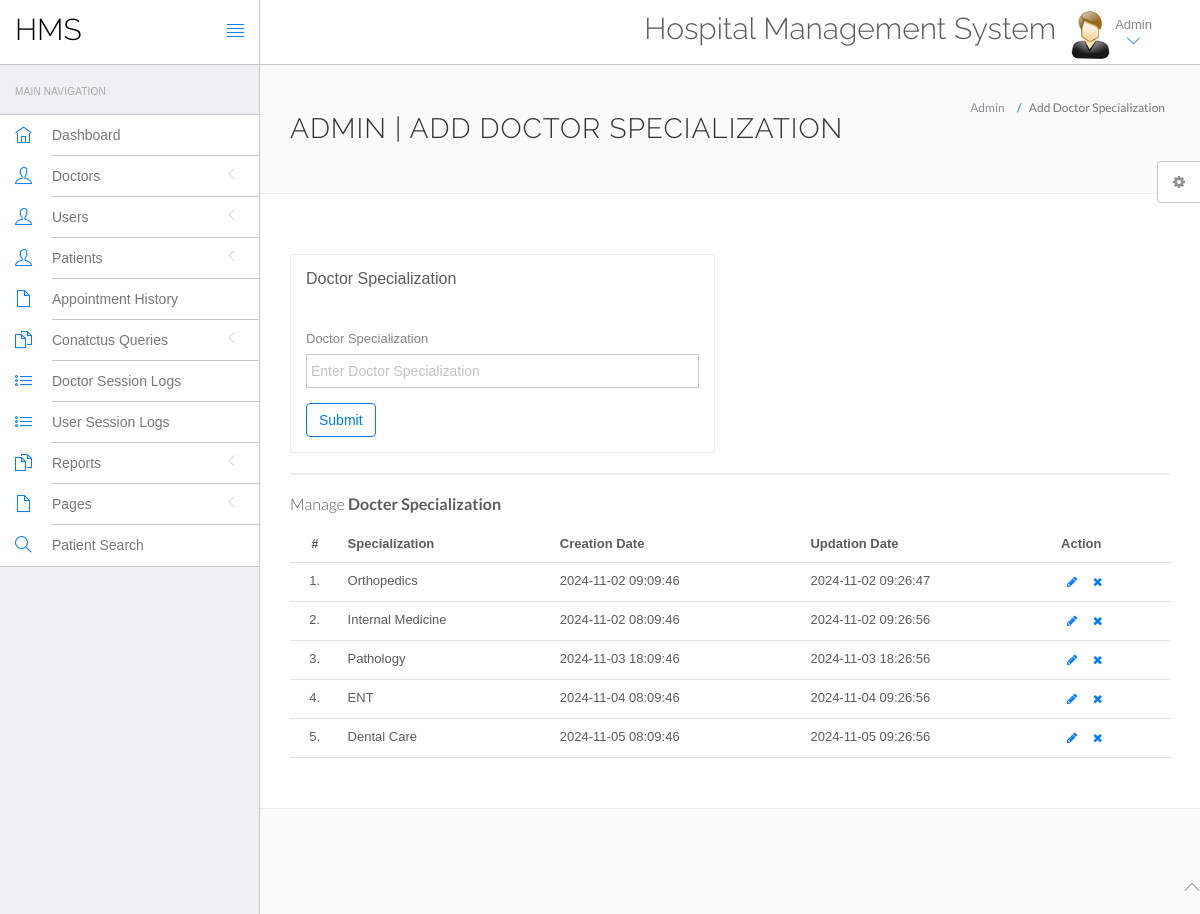
Screenshot of /hospital/hms/admin/doctor-specilization.php (signed in) with the database file from the repository.
### tables this page shows
CREATE TABLE `doctorspecilization` (
  `id` int(11) NOT NULL,
  `specilization` varchar(255) DEFAULT NULL,
  `creationDate` timestamp NULL DEFAULT current_timestamp(),
  `updationDate` timestamp NULL DEFAULT NULL ON UPDATE current_timestamp()
);

### hospital/hms/admin/doctor-specilization.php (the view, shortened to what this page needs)
<?php
include('include/config.php');
if(strlen($_SESSION['id']==0)) {
 header('location:logout.php');
  } else{
?>
<!DOCTYPE html>
<html lang="en">
	<head>
		<link rel="stylesheet" href="vendor/bootstrap/css/bootstrap.min.css">
		<link rel="stylesheet" href="vendor/fontawesome/css/font-awesome.min.css">
		<link rel="stylesheet" href="vendor/themify-icons/themify-icons.min.css">
		<link href="vendor/animate.css/animate.min.css" rel="stylesheet" media="screen">
		<link href="vendor/perfect-scrollbar/perfect-scrollbar.min.css" rel="stylesheet" media="screen">
		<link href="vendor/switchery/switchery.min.css" rel="stylesheet" media="screen">
		<link href="vendor/bootstrap-touchspin/jquery.bootstrap-touchspin.min.css" rel="stylesheet" media="screen">
		<link href="vendor/select2/select2.min.css" rel="stylesheet" media="screen">
		<link href="vendor/bootstrap-datepicker/bootstrap-datepicker3.standalone.min.css" rel="stylesheet" media="screen">
		<link href="vendor/bootstrap-timepicker/bootstrap-timepicker.min.css" rel="stylesheet" media="screen">
		<link rel="stylesheet" href="assets/css/styles.css">
		<link rel="stylesheet" href="assets/css/plugins.css">
		<link rel="stylesheet" href="assets/css/themes/theme-1.css" id="skin_color" />
	</head>
	<body>
		<div id="app">
<?php include('include/sidebar.php');?>
			<div class="app-content">
						<?php include('include/header.php');?>
				<div class="main-content" >
					<div class="wrap-content container" id="container">
						<section id="page-title">
							<div class="row">
								<div class="col-sm-8">
									<h1 class="mainTitle">Admin | Add Doctor Specialization</h1>
																	</div>
								<ol class="breadcrumb">
									<li>
										<span>Admin</span>
									</li>
									<li class="active">
										<span>Add Doctor Specialization</span>
									</li>
								</ol>
							</div>
						</section>
						<div class="container-fluid container-fullw bg-white">
							<div class="row">
								<div class="col-md-12">
									<div class="row margin-top-30">
										<div class="col-lg-6 col-md-12">
											<div class="panel panel-white">
												<div class="panel-heading">
													<h5 class="panel-title">Doctor Specialization</h5>
												</div>
												<div class="panel-body">
													<form role="form" name="dcotorspcl" method="post" >
														<div class="form-group">
															<label for="exampleInputEmail1">
																Doctor Specialization
															</label>
							<input type="text" name="doctorspecilization" class="form-control"  placeholder="Enter Doctor Specialization">
														</div>
														<button type="submit" name="submit" class="btn btn-o btn-primary">
															Submit
														</button>
													</form>
												</div>
											</div>
										</div>
											</div>
										</div>
									<div class="col-lg-12 col-md-12">
											<div class="panel panel-white">
											</div>
										</div>
									</div>
									<div class="row">
								<div class="col-md-12">
									<h5 class="over-title margin-bottom-15">Manage <span class="text-bold">Docter Specialization</span></h5>
									<table class="table table-hover" id="sample-table-1">
										<thead>
											<tr>
												<th class="center">#</th>
												<th>Specialization</th>
												<th class="hidden-xs">Creation Date</th>
												<th>Updation Date</th>
												<th>Action</th>
											</tr>
										</thead>
										<tbody>
<?php
$sql=mysqli_query($con,"select * from doctorSpecilization");
$cnt=1;
while($row=mysqli_fetch_array($sql))
{
?>
											<tr>
												<td class="center"><?php echo $cnt;?>.</td>
												<td class="hidden-xs"><?php echo $row['specilization'];?></td>
												<td><?php echo $row['creationDate'];?></td>
												<td><?php echo $row['updationDate'];?>
												</td>
												<td >
												<div class="visible-md visible-lg hidden-sm hidden-xs">
							<a href="edit-doctor-specialization.php?id=<?php echo $row['id'];?>" class="btn btn-transparent btn-xs" tooltip-placement="top" tooltip="Edit"><i class="fa fa-pencil"></i></a>
	<a href="doctor-specilization.php?id=<?php echo $row['id']?>&del=delete" onClick="return confirm('Are you sure you want to delete?')"class="btn btn-transparent btn-xs tooltips" tooltip-placement="top" tooltip="Remove"><i class="fa fa-times fa fa-white"></i></a>
												</div>
												</td>
											</tr>
											<?php
$cnt=$cnt+1;
											 }?>
										</tbody>
									</table>
								</div>
							</div>
								</div>
							</div>
						</div>
					</div>
				</div>
	<?php include('include/footer.php');?>
	<?php include('include/setting.php');?>
	</body>
</html>
<?php } ?>

### hospital/hms/admin/include/sidebar.php (shortened to what this page needs)
<div class="sidebar app-aside" id="sidebar">
				<div class="sidebar-container perfect-scrollbar">
<nav>
						<div class="navbar-title">
							<span>Main Navigation</span>
						</div>
						<ul class="main-navigation-menu">
							<li>
								<a href="dashboard.php">
									<div class="item-content">
										<div class="item-media">
											<i class="ti-home"></i>
										</div>
										<div class="item-inner">
											<span class="title"> Dashboard </span>
										</div>
									</div>
								</a>
							</li>
							<li>
								<a href="javascript:void(0)">
									<div class="item-content">
										<div class="item-media">
											<i class="ti-user"></i>
										</div>
										<div class="item-inner">
											<span class="title"> Doctors </span><i class="icon-arrow"></i>
										</div>
									</div>
								</a>
								</li>
				<li>
								<a href="javascript:void(0)">
									<div class="item-content">
										<div class="item-media">
											<i class="ti-user"></i>
										</div>
										<div class="item-inner">
											<span class="title"> Users </span><i class="icon-arrow"></i>
										</div>
									</div>
								</a>
								</li>
								<li>
								<a href="javascript:void(0)">
									<div class="item-content">
										<div class="item-media">
											<i class="ti-user"></i>
										</div>
										<div class="item-inner">
											<span class="title"> Patients </span><i class="icon-arrow"></i>
										</div>
									</div>
								</a>
								</li>
<li>
								<a href="appointment-history.php">
									<div class="item-content">
										<div class="item-media">
											<i class="ti-file"></i>
										</div>
										<div class="item-inner">
											<span class="title"> Appointment History </span>
										</div>
									</div>
								</a>
							</li>
				<li>
								<a href="javascript:void(0)">
									<div class="item-content">
										<div class="item-media">
											<i class="ti-files"></i>
										</div>
										<div class="item-inner">
											<span class="title"> Conatctus Queries </span><i class="icon-arrow"></i>
										</div>
									</div>
								</a>
								</li>
	<li>
								<a href="doctor-logs.php">
									<div class="item-content">
										<div class="item-media">
											<i class="ti-list"></i>
										</div>
										<div class="item-inner">
											<span class="title"> Doctor Session Logs </span>
										</div>
									</div>
								</a>
							</li>
							<li>
								<a href="user-logs.php">
									<div class="item-content">
										<div class="item-media">
											<i class="ti-list"></i>
										</div>
										<div class="item-inner">
											<span class="title"> User Session Logs </span>
										</div>
									</div>
								</a>
							</li>
				<li>
								<a href="javascript:void(0)">
									<div class="item-content">
										<div class="item-media">
											<i class="ti-files"></i>
										</div>
										<div class="item-inner">
											<span class="title"> Reports </span><i class="icon-arrow"></i>
										</div>
									</div>
								</a>
							</li>
				<li>
								<a href="javascript:void(0)">
									<div class="item-content">
										<div class="item-media">
											<i class="ti-file"></i>
										</div>
										<div class="item-inner">
											<span class="title"> Pages </span><i class="icon-arrow"></i>
										</div>
									</div>
								</a>
							</li>
								<li>
								<a href="patient-search.php">
									<div class="item-content">
										<div class="item-media">
											<i class="ti-search"></i>
										</div>
										<div class="item-inner">
											<span class="title"> Patient Search </span>
										</div>
									</div>
								</a>
							</li>
						</ul>
					</nav>
					</div>
			</div>

### hospital/hms/admin/include/header.php (shortened to what this page needs)
<header class="navbar navbar-default navbar-static-top">
					<div class="navbar-header">
						<a class="navbar-brand" href="#">
							<h2 style="padding-top:20%; color:#000 ">HMS</h2>
						</a>
						<a href="#" class="sidebar-toggler pull-right visible-md visible-lg" data-toggle-class="app-sidebar-closed" data-toggle-target="#app">
							<i class="ti-align-justify"></i>
						</a>
					</div>
					<div class="navbar-collapse collapse">
						<ul class="nav navbar-right">
								<li  style="padding-top:2% ">
								<h2>Hospital Management System</h2>
							</li>
							<li class="dropdown current-user">
								<a href class="dropdown-toggle" data-toggle="dropdown">
									<img src="assets/images/images.jpg" > <span class="username">
			Admin
									<i class="ti-angle-down"></i></i></span>
								</a>
							</li>
						</ul>
					</div>
				</header>

### hospital/hms/admin/include/footer.php
<footer>
				<div class="footer-inner">
					<div class="pull-left">
					<span class="text-bold text-uppercase"> Hospital Management System</span>
					</div>
					<div class="pull-right">
						<span class="go-top"><i class="ti-angle-up"></i></span>
					</div>
				</div>
			</footer>

### hospital/hms/admin/include/setting.php (shortened to what this page needs)
<div class="settings panel panel-default hidden-xs hidden-sm" id="settings">
				<button ct-toggle="toggle" data-toggle-class="active" data-toggle-target="#settings" class="btn btn-default">
					<i class="fa fa-spin fa-gear"></i>
				</button>
			</div>

### hospital/hms/admin/assets/css/plugins.css (style rules this page uses)
.perfect-scrollbar { overflow-y: hidden !important; }

### hospital/hms/admin/assets/css/themes/theme-1.css (style rules this page uses)
body { background: #FAFAFA; }
header .navbar-header { background: #ffffff !important; border-right-color: #c8c7cc !important; border-bottom-color: #c8c7cc !important; }
header .navbar-header .sidebar-toggler, header .navbar-header .sidebar-mobile-toggler { color: #007aff !important; }
header .navbar-header .navbar-brand { color: #777 !important; }
header .navbar-collapse { background: #ffffff !important; border-bottom-color: #c8c7cc !important; box-shadow: none !important; }
header .navbar-collapse .navbar-right > li > a { color: #777; }
header .navbar-collapse .navbar-right > li > a i { color: #007aff !important; }
#sidebar { background: #EFEFF4 !important; }
#sidebar:before { border-right-width: "1px" !important; border-right-style: solid; border-right-color: #c8c7cc !important; }
#sidebar nav { border-right-width: "1px" !important; border-right-style: solid; border-right-color: #c8c7cc !important; }
#sidebar nav .navbar-title { color: #aaaaaa; }
#sidebar nav > ul { background: #ffffff !important; border-bottom-color: #c8c7cc !important; border-top-color: #c8c7cc !important; }
#sidebar nav > ul > li > a .item-media > i { color: #007aff !important; }
#sidebar nav > ul > li > a .item-inner { color: #777 !important; border-bottom-color: #c8c7cc; }

### rows the page displays
doctorspecilization: specilization "Orthopedics", creationDate "2024-11-02 09:09:46", updationDate "2024-11-02 09:26:47"
doctorspecilization: specilization "Internal Medicine", creationDate "2024-11-02 08:09:46", updationDate "2024-11-02 09:26:56"
doctorspecilization: specilization "Pathology", creationDate "2024-11-03 18:09:46", updationDate "2024-11-03 18:26:56"
doctorspecilization: specilization "ENT", creationDate "2024-11-04 08:09:46", updationDate "2024-11-04 09:26:56"
doctorspecilization: specilization "Dental Care", creationDate "2024-11-05 08:09:46", updationDate "2024-11-05 09:26:56"
